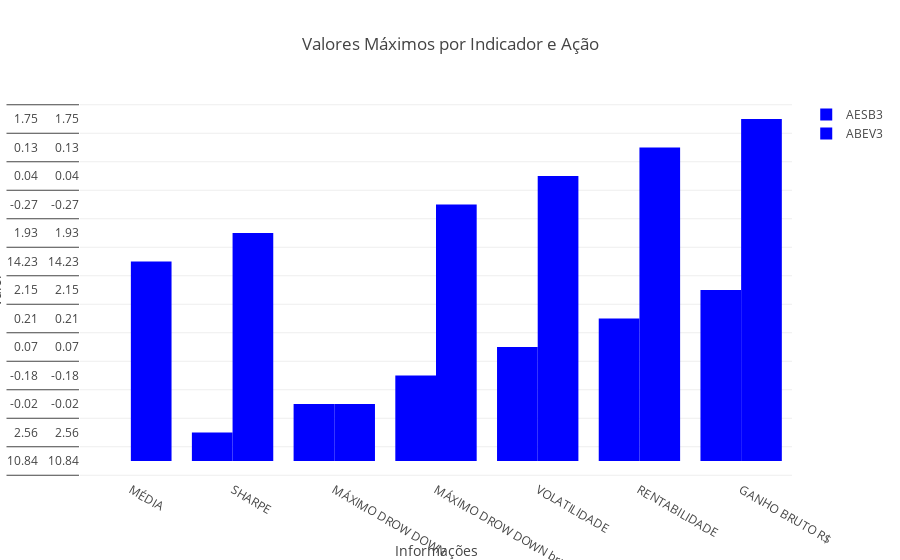

Notebook code cell kept with this figure:
### Code cell
figura = go.Figure()

# Adiciona barras para cada indicador
for acao in lista_acoes:
    figura.add_trace(go.Bar(name=acao, x=info, 
                            y=round(df.loc[df.index == acao, info],2),
                            marker_color='blue',)
                            )
    
    
# Layout do gráfico
figura.update_layout(barmode='group', title='Valores Máximos por Indicador e Ação',
                     xaxis_title='Informações', yaxis_title='Valor',)
figura.show()

### Figure 1 — Plotly figure (JSON) as saved in the notebook; plotly's stock layout.template omitted (floating-point values rounded to 4 significant figures)
{"data": [{"marker": {"color": "blue"}, "name": "AESB3", "type": "bar", "x": ["MÉDIA", "SHARPE", "MÁXIMO DROW DOWN", "MÁXIMO DROW DOWN bruto", "VOLATILIDADE", "RENTABILIDADE", "GANHO BRUTO R$"], "y": [[10.84, 2.56, -0.02, -0.18, 0.07, 0.21, 2.15], [10.84, 2.56, -0.02, -0.18, 0.07, 0.21, 2.15], [10.84, 2.56, -0.02, -0.18, 0.07, 0.21, 2.15], [10.84, 2.56, -0.02, -0.18, 0.07, 0.21, 2.15], [10.84, 2.56, -0.02, -0.18, 0.07, 0.21, 2.15], [10.84, 2.56, -0.02, -0.18, 0.07, 0.21, 2.15]]}, {"marker": {"color": "blue"}, "name": "ABEV3", "type": "bar", "x": ["MÉDIA", "SHARPE", "MÁXIMO DROW DOWN", "MÁXIMO DROW DOWN bruto", "VOLATILIDADE", "RENTABILIDADE", "GANHO BRUTO R$"], "y": [[14.23, 1.93, -0.02, -0.27, 0.04, 0.13, 1.75], [14.23, 1.93, -0.02, -0.27, 0.04, 0.13, 1.75], [14.23, 1.93, -0.02, -0.27, 0.04, 0.13, 1.75], [14.23, 1.93, -0.02, -0.27, 0.04, 0.13, 1.75], [14.23, 1.93, -0.02, -0.27, 0.04, 0.13, 1.75], [14.23, 1.93, -0.02, -0.27, 0.04, 0.13, 1.75]]}], "layout": {"barmode": "group", "title": {"text": "Valores Máximos por Indicador e Ação"}, "xaxis": {"title": {"text": "Informações"}}, "yaxis": {"title": {"text": "Valor"}}}}
